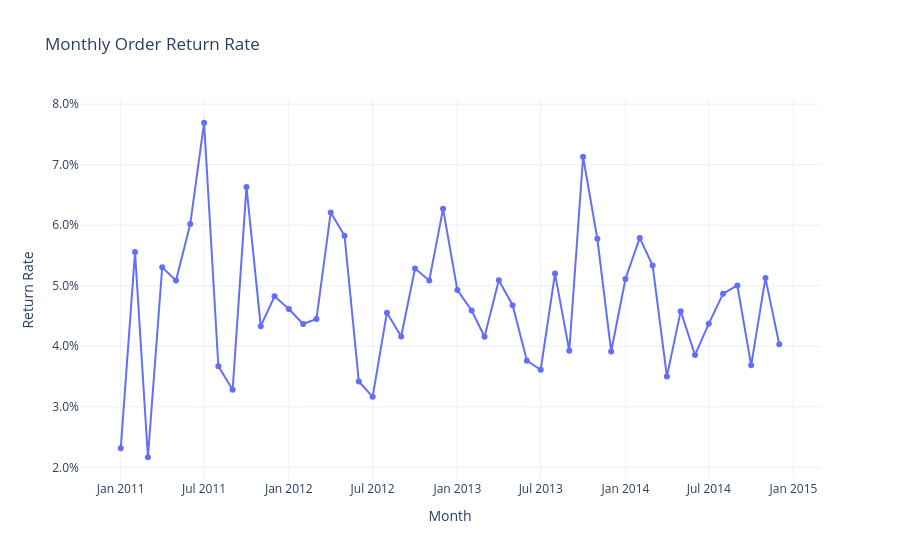

The code cell stored with this chart in its notebook:
### Code cell
fig_monthly_returns = px.line(
    monthly_return_summary,
    x="month_start",
    y="return_rate",
    markers=True,
    title="Monthly Order Return Rate",
    labels={
        "month_start": "Month",
        "return_rate": "Return Rate",
    },
    hover_data={
        "total_orders": ":,",
        "returned_orders": ":,",
        "returned_order_sales": ":$,.2f",
    },
    template="plotly_white",
)

fig_monthly_returns.update_yaxes(tickformat=".1%")
fig_monthly_returns.update_layout(hovermode="x unified")
fig_monthly_returns.show()
